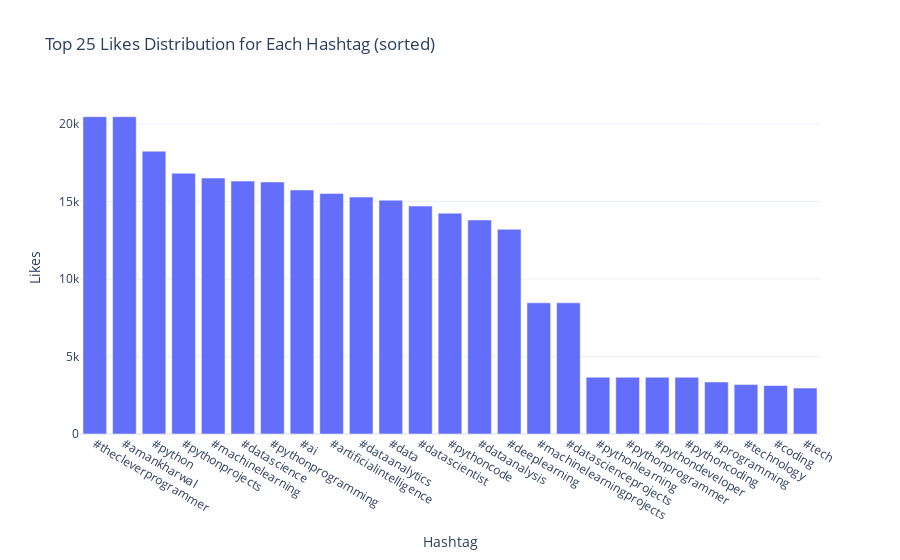

Notebook code cell kept with this figure:
### Code cell
# Create two bar charts to visualize the distribution of top 25 Likes and Impressions for each hashtag used.

# Create a dictionary to store the likes and impressions for each hashtag
hashtag_likes = {}
hashtag_impressions = {}

# Iterate through each row in the dataset
for index, row in data.iterrows():
    hashtags = str(row['Hashtags']).split()  # Split the hashtags string into a list
    for hashtag in hashtags:
        hashtag = hashtag.strip()  # Remove any extra spaces
        if hashtag not in hashtag_likes:
            hashtag_likes[hashtag] = 0
            hashtag_impressions[hashtag] = 0
        hashtag_likes[hashtag] += row['Likes']  # Add likes for the hashtag
        hashtag_impressions[hashtag] += row['Impressions']  # Add impressions for the hashtag

# Create a DataFrame for likes distribution
likes_distribution = pd.DataFrame(list(hashtag_likes.items()), columns=['Hashtag', 'Likes'])
# Sort by likes in descending order
likes_distribution = likes_distribution.sort_values(by='Likes', ascending=False)
# Get the top 25 hashtags for likes
top_likes = likes_distribution.nlargest(25, 'Likes')

# Create a DataFrame for impressions distribution
impressions_distribution = pd.DataFrame(list(hashtag_impressions.items()), columns=['Hashtag', 'Impressions'])
# Sort by impressions in descending order
impressions_distribution = impressions_distribution.sort_values(by='Impressions', ascending=False)
# Get the top 25 hashtags for impressions
top_impressions = impressions_distribution.nlargest(25, 'Impressions')

# Create a bar chart for likes distribution
fig_likes = px.bar(top_likes, 
                   x='Hashtag',  # X-axis: Hashtags
                   y='Likes',    # Y-axis: Total likes
                   title='Top 25 Likes Distribution for Each Hashtag (sorted)')  # Title of the plot

# Create a bar chart for impressions distribution
fig_impressions = px.bar(top_impressions, 
                         x='Hashtag',  # X-axis: Hashtags
                         y='Impressions',  # Y-axis: Total impressions
                         title='Top 25 Impressions Distribution for Each Hashtag (sorted)')  # Title of the plot

# Display the bar charts
fig_likes.show()
fig_impressions.show()

### Figure 1 — Plotly figure (JSON) as saved in the notebook; plotly's stock layout.template omitted (floating-point values rounded to 4 significant figures)
{"data": [{"alignmentgroup": "True", "hovertemplate": "Hashtag=%{x}<br>Likes=%{y}<extra></extra>", "legendgroup": "", "marker": {"color": "#636efa", "pattern": {"shape": ""}}, "name": "", "offsetgroup": "", "orientation": "v", "showlegend": false, "textposition": "auto", "type": "bar", "x": ["#thecleverprogrammer", "#amankharwal", "#python", "#pythonprojects", "#machinelearning", "#datascience", "#pythonprogramming", "#ai", "#artificialintelligence", "#dataanalytics", "#data", "#datascientist", "#pythoncode", "#dataanalysis", "#deeplearning", "#machinelearningprojects", "#datascienceprojects", "#pythonlearning", "#pythonprogrammer", "#pythondeveloper", "#pythoncoding", "#programming", "#technology", "#coding", "#tech"], "xaxis": "x", "y": [20462, 20462, 18238, 16818, 16509, 16311, 16251, 15733, 15515, 15283, 15077, 14703, 14239, 13801, 13204, 8458, 8458, 3659, 3659, 3659, 3659, 3355, 3187, 3129, 2961], "yaxis": "y"}], "layout": {"autosize": true, "barmode": "relative", "legend": {"tracegroupgap": 0}, "title": {"text": "Top 25 Likes Distribution for Each Hashtag (sorted)"}, "xaxis": {"anchor": "y", "autorange": true, "domain": [0, 1], "range": [-0.5, 24.5], "title": {"text": "Hashtag"}, "type": "category"}, "yaxis": {"anchor": "x", "autorange": true, "domain": [0, 1], "range": [0, 21540.0], "title": {"text": "Likes"}, "type": "linear"}}}
